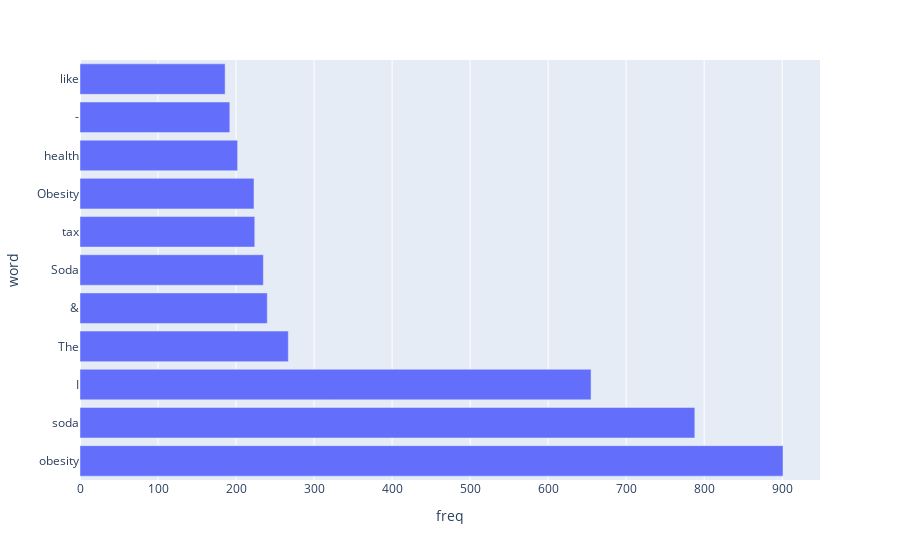

Notebook code cell kept with this figure:
### Code cell
counter=Counter(corpus)
most=counter.most_common()

x, y= [], []
for word,count in most[:40]:
    if (word not in stopword):
        x.append(word)
        y.append(count)

#sns.barplot(x=y,y=x)
fig = px.bar(df_bar_unigram, x="freq", y="word", orientation='h')
fig.show()

### Figure 1 — Plotly figure (JSON) as saved in the notebook; plotly's stock layout.template omitted (floating-point values rounded to 4 significant figures)
{"data": [{"alignmentgroup": "True", "hovertemplate": "freq=%{x}<br>word=%{y}<extra></extra>", "legendgroup": "", "marker": {"color": "#636efa", "pattern": {"shape": ""}}, "name": "", "offsetgroup": "", "orientation": "h", "showlegend": false, "textposition": "auto", "type": "bar", "x": [901, 788, 655, 267, 240, 235, 224, 223, 202, 192, 186], "xaxis": "x", "y": ["obesity", "soda", "I", "The", "&amp;", "Soda", "tax", "Obesity", "health", "-", "like"], "yaxis": "y"}], "layout": {"barmode": "relative", "legend": {"tracegroupgap": 0}, "margin": {"t": 60}, "xaxis": {"anchor": "y", "domain": [0, 1], "title": {"text": "freq"}}, "yaxis": {"anchor": "x", "domain": [0, 1], "title": {"text": "word"}}}}
